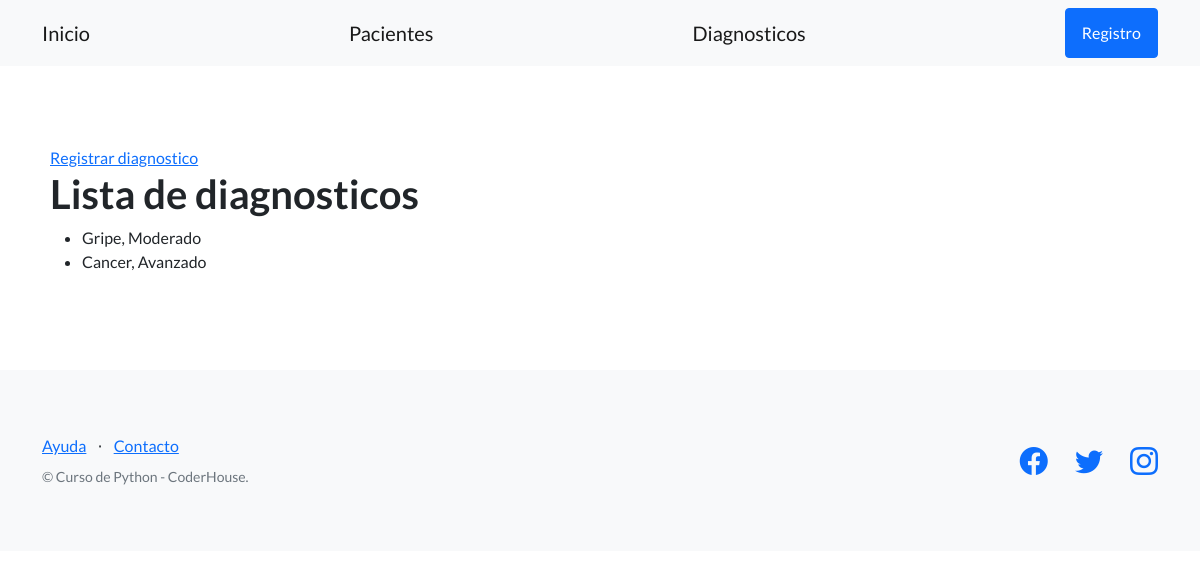
The app's page /clinica/diagnosticos/, older data.
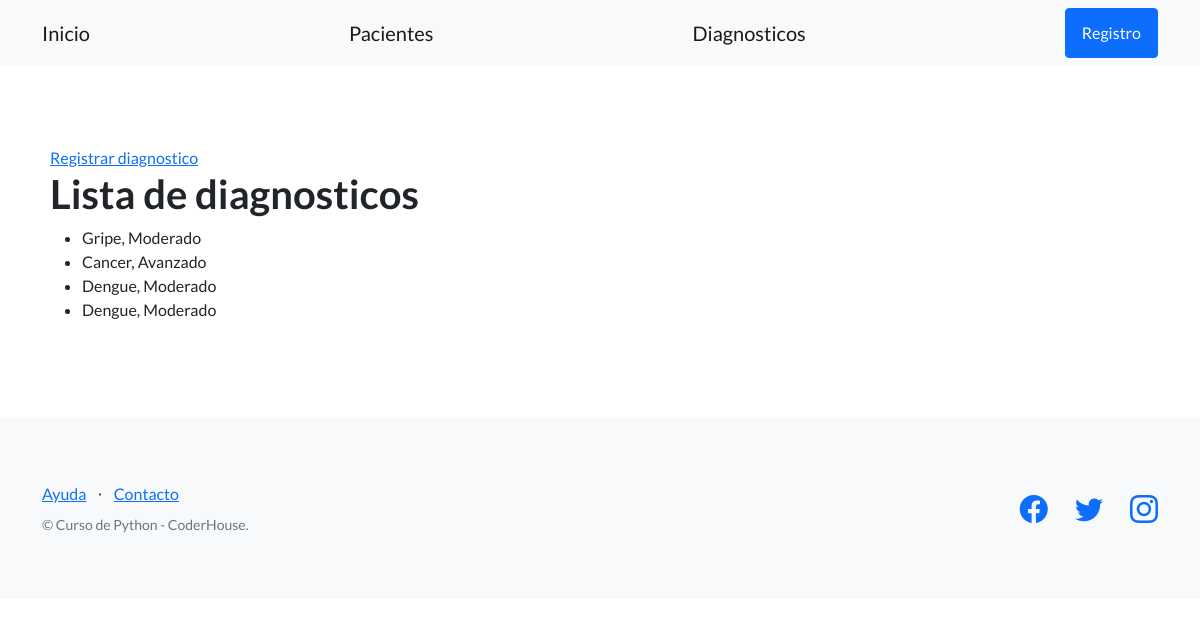
The same page, newer data.
### control_clinica/models.py (models this page shows, shortened)
class Diagnostico(models.Model):
    enfermedad = models.CharField(max_length=164)
    estado = models.CharField(max_length=164)

### control_clinica/views.py (the view)
# urls.py: path('diagnosticos/', listar_diagnosticos, name='listar_diagnosticos'),
def listar_diagnosticos(request):
    contexto = {
        "diagnosticos": Diagnostico.objects.all(),
    }
    http_response = render(
        request=request,
        template_name='control_clinica/lista_diagnosticos.html',
        context=contexto,
    )
    return http_response

### control_clinica/templates/control_clinica/lista_diagnosticos.html
{% extends "control_clinica/base.html" %}
{% block contenido %}
<section>
    <div>
        <a href="{% url 'registrar_diagnostico' %}">Registrar diagnostico</a>
        <h1>Lista de diagnosticos</h1>
        <ul>
        {% for diagnostico in diagnosticos %}
            <li>{{ diagnostico.enfermedad }}, {{diagnostico.estado}} </li>
        {% endfor %}
        </ul>
    </div>
</section>
{% endblock contenido %}

### control_clinica/templates/control_clinica/base.html (shortened to what this page needs)
{% load static %}
<!DOCTYPE html>
<html lang="en">
    <head>
        <link href="https://cdn.jsdelivr.net/npm/bootstrap-icons@1.5.0/font/bootstrap-icons.css" rel="stylesheet" type="text/css" />
        <link rel="stylesheet" href="{% static 'css/styles.css' %}" rel="stylesheet"/>
    </head>
    <body>
        <nav class="navbar navbar-light bg-light static-top">
            <div class="container">
                <a class="navbar-brand" href="{% url 'inicio' %}">Inicio</a>
                <a class="navbar-brand" href="{% url 'listar_pacientes' %}">Pacientes</a>
                <a class="navbar-brand" href="{% url 'listar_diagnosticos' %}">Diagnosticos</a>
                <a class="btn btn-primary" href="#signup">Registro</a>
            </div>
        </nav>
        <section style="padding: 80px 50px; ">
            {% block contenido %}
            {% endblock contenido %}
        </section>
        <footer class="footer bg-light">
            <div class="container">
                <div class="row">
                    <div class="col-lg-6 h-100 text-center text-lg-start my-auto">
                        <ul class="list-inline mb-2">
                            <li class="list-inline-item"><a href="#!">Ayuda</a></li>
                            <li class="list-inline-item">⋅</li>
                            <li class="list-inline-item"><a href="#!">Contacto</a></li>
                        </ul>
                        <p class="text-muted small mb-4 mb-lg-0">&copy; Curso de Python - CoderHouse.</p>
                    </div>
                    <div class="col-lg-6 h-100 text-center text-lg-end my-auto">
                        <ul class="list-inline mb-0">
                            <li class="list-inline-item me-4">
                                <a href="https://www.facebook.com/sannasalud"><i class="bi-facebook fs-3"></i></a>
                            </li>
                            <li class="list-inline-item me-4">
                                <a href="https://twitter.com/clinicagoodhope?lang=es"><i class="bi-twitter fs-3"></i></a>
                            </li>
                            <li class="list-inline-item">
                                <a href="https://www.instagram.com/sannasalud/?hl=es-la"><i class="bi-instagram fs-3"></i></a>
                            </li>
                        </ul>
                    </div>
                </div>
            </div>
        </footer>
    </body>
</html>

Row changes from the older to the newer data that the page shows:
added Diagnostico: enfermedad "Dengue", estado "Moderado"
added Diagnostico: enfermedad "Dengue", estado "Moderado"
